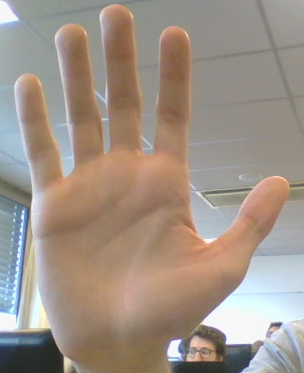
//> input picture main.png, 304 x 373 px, given in place of the camera
$ ./main   (built with g++ and OpenCV 4)
//> lines starting //> are read from the running program, lines starting //| are printed output that depends on the picture; after the words box and inside, x2 and y2 are one past the last pixel; in counts of white or black regions, pixels touching at a corner belong together
//opencv
#include "opencv2/imgcodecs.hpp"
#include "opencv2/imgproc.hpp"
#include "opencv2/videoio.hpp"
#include <opencv2/highgui.hpp>
#include <opencv2/video.hpp>
//C
#include <stdio.h>
//C++
#include <fstream>
#include <iostream>
#include <sstream>
using cv::Mat;


#define IM_W 640
#define IM_H 480

// Global variables
Mat frame; //current frame

int keyboard; //input from keyboard


void help();
void processVideo();
using namespace cv;
cv::VideoCapture capture;

int main(int argc, char* argv[])
{
    capture=cv::VideoCapture(0);
    if(!capture.isOpened())
    {
        std::cerr<<"Failed to open Camera"<<std::endl;
        exit(1);
    }


    processVideo();
    //destroy GUI windows
    cv::destroyAllWindows();
}

// [8 lines left out: function polygon_center, not called in this run]

std::vector<cv::Point> create_sample_points(int n_x, int n_y, int size, cv::Point start_point, int off_x, int off_y, Mat &frame){
    std::vector<Point> points_capture;

    for(int i = 0; i < n_x; i += 1){
        for(int j = 0; j < n_y; j+= 1){
            Point p1 = start_point + Point(i * off_x, j * off_y);
            points_capture.push_back(p1);
            Point p2 = p1 + Point(size, size);
            rectangle(frame, p1, p2, Scalar(0, 0, 255));
        }
    }
    return points_capture;
}

// [78 lines left out: functions get_biggest_label_id, draw_nth_label, binarize_image, capture_subdivisions, get_hand_pos, not called in this run]

void processVideo(){

    std::vector<Point> points_capture;
    std::vector<Mat> hand_subdivisions;

    bool hand_captured = false;

    while( (char)keyboard != 'q' && (char)keyboard != 27 ){
        if(!capture.read(frame)) {
            std::cout << "Failed to read from webcam." << std::endl;
            exit(EXIT_FAILURE);
        }
//> frame is the input picture: 373 rows x 304 cols, CV_8UC3; mean B, G, R 134.6, 146, 159.5
        keyboard = waitKey( 30 );
//> the 'q' key is pressed
	cv::flip(frame, frame, 1);
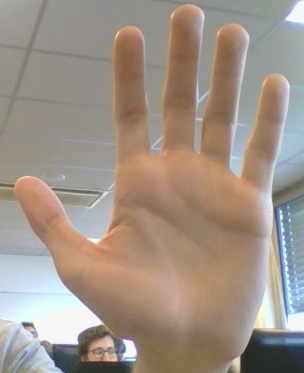
//> frame: 373 rows x 304 cols, CV_8UC3; mean B, G, R 134.6, 146, 159.5

        if(!hand_captured)
            points_capture = create_sample_points(4, 7, 10, cv::Point(100, 200), 10, 10, frame);
//> after the loop in create_sample_points, `for(int i = 0; i < n_x; i += 1)`:
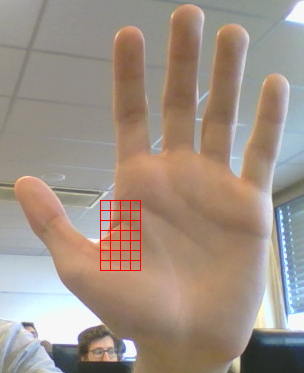
//> frame: 373 rows x 304 cols, CV_8UC3; 0.57% of pixels changed, all inside (x1, y1, x2, y2) = (100, 200, 141, 271)
//> after the loop in create_sample_points, `for(int i = 0; i < n_x; i += 1)`: points_capture = 28 Points (x, y), first 12: [100, 200], [100, 210], [100, 220], [100, 230], [100, 240], [100, 250], [100, 260], [110, 200], [110, 210], [110, 220], [110, 230], [110, 240]
        else {
            //Mat frame_clone = frame.clone();
            cv::Point centre = get_hand_pos(frame/*_clone*/, hand_subdivisions);
            cv::circle(frame, centre, 3, cv::Scalar(0, 0, 255), 3);
        }

        if((char)keyboard == 's' && !hand_captured){
            hand_subdivisions = capture_subdivisions(cv::Point(10, 10), frame, points_capture);
            hand_captured = true;
        }

        imshow("frame", frame);
    }
    capture.release();
}
